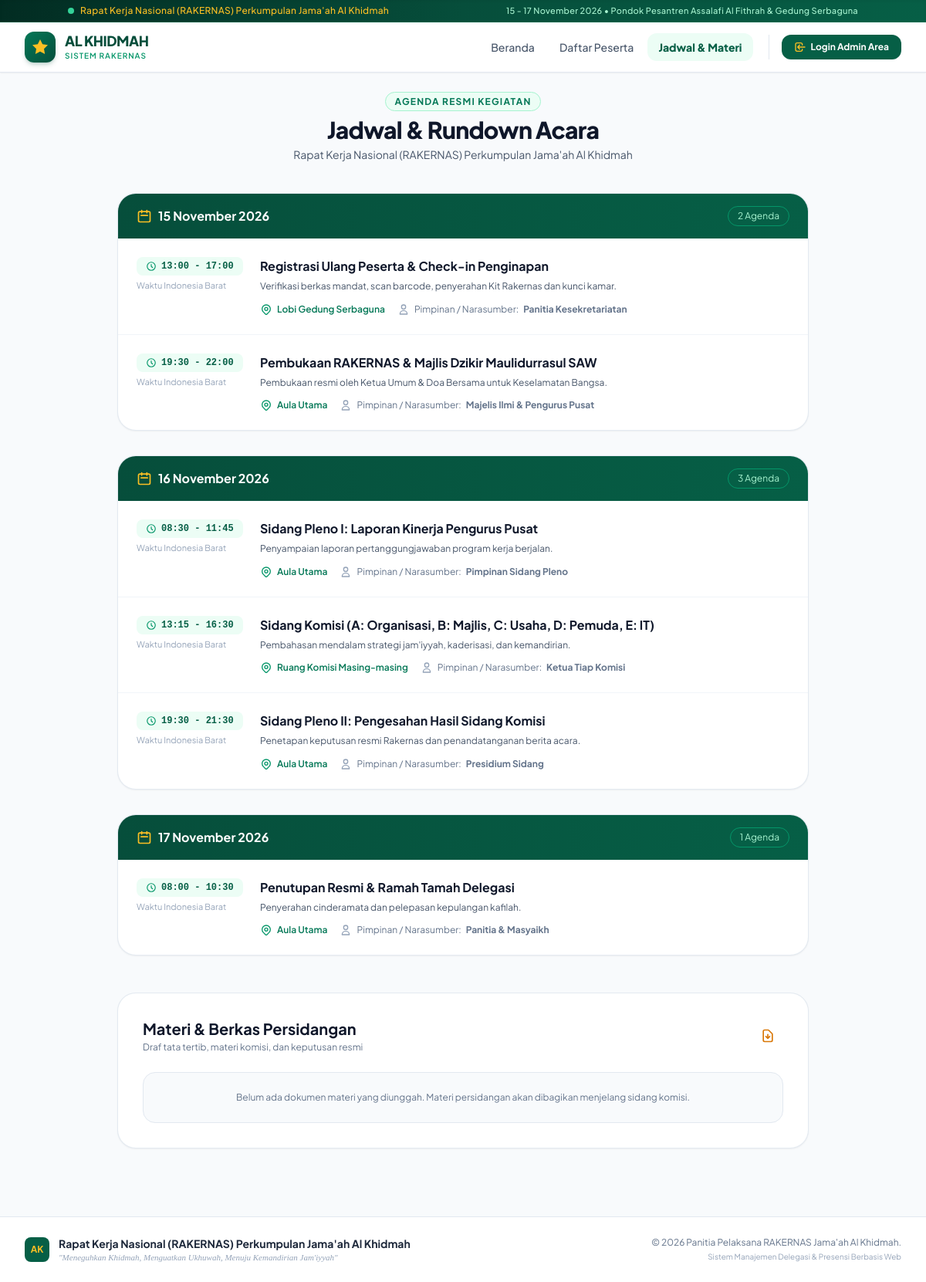
Page /rundown.php on the committed database.
### tables this page shows
CREATE TABLE `schedules` (
  `id` INT AUTO_INCREMENT PRIMARY KEY,
  `session_date` DATE NOT NULL,
  `start_time` TIME NOT NULL,
  `end_time` TIME NOT NULL,
  `title` VARCHAR(200) NOT NULL,
  `location` VARCHAR(120) NOT NULL,
  `speaker` VARCHAR(150) DEFAULT NULL,
  `description` TEXT DEFAULT NULL,
  `order_num` INT NOT NULL DEFAULT 0
);

### includes/functions.php (called while the page is built, shortened)
<?php
function clean($str) {
    return htmlspecialchars(trim($str ?? ''), ENT_QUOTES, 'UTF-8');
}
function formatTanggalIndo($dateStr, $withTime = false) {
    $bulanIndo = [
        1 => 'Januari', 'Februari', 'Maret', 'April', 'Mei', 'Juni',
        'Juli', 'Agustus', 'September', 'Oktober', 'November', 'Desember'
    ];
    $timestamp = strtotime($dateStr);
    $d = date('j', $timestamp);
    $m = $bulanIndo[(int)date('n', $timestamp)];
    $y = date('Y', $timestamp);
    $result = "{$d} {$m} {$y}";
    return $result;
}
function getSetting($key, $default = '') {
    static $settingsCache = null;
    if ($settingsCache === null) {
        $pdo = getDB();
        try {
            $stmt = $pdo->query("SELECT setting_key, setting_value FROM settings");
            $settingsCache = $stmt->fetchAll(PDO::FETCH_KEY_PAIR);
        } catch (Exception $e) {
            $settingsCache = [];
        }
    }
    return $settingsCache[$key] ?? $default;
}
function getAppLogoUrl() {
    return null;
}

### includes/auth.php (called while the page is built, shortened)
<?php
require_once __DIR__ . '/functions.php';
function isLoggedIn() {
    return !empty($_SESSION['user_id']) && !empty($_SESSION['user_role']);
}
function currentUser() {
    if (!isLoggedIn()) return null;
    return [
        'id'        => $_SESSION['user_id'],
        'username'  => $_SESSION['user_username'],
        'full_name' => $_SESSION['user_name'],
        'role'      => $_SESSION['user_role'],
        'pw_id'     => $_SESSION['user_pw_id'] ?? null,
        'pw_name'   => $_SESSION['user_pw_name'] ?? null
    ];
}

### rundown.php (the view, shortened to what this page needs)
<?php
require_once __DIR__ . '/includes/functions.php';
require_once __DIR__ . '/includes/auth.php';
$pdo = getDB();
$schedules = [];
try {
    $stmt = $pdo->query("SELECT * FROM schedules ORDER BY session_date ASC, start_time ASC");
    $all = $stmt->fetchAll();
    foreach ($all as $s) {
        $schedules[$s['session_date']][] = $s;
    }
} catch (Exception $e) {}
$materials = [];
try {
    $stmtM = $pdo->query("SELECT * FROM materials ORDER BY id DESC");
    $materials = $stmtM->fetchAll();
} catch (Exception $e) {}
require_once __DIR__ . '/includes/header.php';
?>
<div class="max-w-4xl mx-auto mb-16">
    <div class="text-center max-w-xl mx-auto mb-10">
        <span class="text-xs font-bold uppercase tracking-widest text-emerald-700 bg-emerald-50 px-3 py-1 rounded-full border border-emerald-200">
            Agenda Resmi Kegiatan
        </span>
        <h1 class="text-2xl sm:text-3xl font-extrabold text-slate-900 tracking-tight mt-2">Jadwal & Rundown Acara</h1>
        <p class="text-sm text-slate-600 mt-1">
            <?= clean(getSetting('event_name', 'RAKERNAS JAMA\'AH AL KHIDMAH')) ?>
        </p>
    </div>
    <div class="space-y-8 mb-12">
        <?php if (empty($schedules)): ?>
            <div class="bg-white p-8 rounded-3xl border border-slate-200 text-center text-slate-500">
                Belum ada jadwal yang dimasukkan oleh panitia.
            </div>
        <?php else: ?>
            <?php foreach ($schedules as $date => $items): ?>
                <div class="bg-white rounded-3xl border border-slate-200/90 shadow-sm overflow-hidden">
                    <div class="bg-gradient-to-r from-alkhidmah-900 to-alkhidmah-800 text-white px-6 py-4 flex items-center justify-between">
                        <div class="flex items-center gap-2">
                            <svg class="w-5 h-5 text-gold-400" fill="none" stroke="currentColor" viewBox="0 0 24 24"><path stroke-linecap="round" stroke-linejoin="round" stroke-width="2" d="M8 7V3m8 4V3m-9 8h10M5 21h14a2 2 0 002-2V7a2 2 0 00-2-2H5a2 2 0 00-2 2v12a2 2 0 002 2z"/></svg>
                            <h2 class="text-base font-bold"><?= formatTanggalIndo($date) ?></h2>
                        </div>
                        <span class="text-xs bg-alkhidmah-800 text-emerald-200 px-3 py-1 rounded-full border border-alkhidmah-600">
                            <?= count($items) ?> Agenda
                        </span>
                    </div>
                    <div class="divide-y divide-slate-100">
                        <?php foreach ($items as $item): ?>
                            <div class="p-6 flex flex-col sm:flex-row sm:items-start justify-between gap-4 hover:bg-slate-50/60 transition">
                                <div class="sm:w-36 flex-shrink-0">
                                    <div class="inline-flex items-center gap-1.5 px-3 py-1 rounded-lg bg-emerald-50 text-emerald-800 text-xs font-mono font-bold">
                                        <svg class="w-3.5 h-3.5 text-emerald-600" fill="none" stroke="currentColor" viewBox="0 0 24 24"><path stroke-linecap="round" stroke-linejoin="round" stroke-width="2" d="M12 8v4l3 3m6-3a9 9 0 11-18 0 9 9 0 0118 0z"/></svg>
                                        <?= substr($item['start_time'], 0, 5) ?> - <?= substr($item['end_time'], 0, 5) ?>
                                    </div>
                                    <div class="text-[11px] text-slate-400 mt-1">Waktu Indonesia Barat</div>
                                </div>
                                <div class="flex-grow">
                                    <h3 class="text-base font-bold text-slate-900"><?= clean($item['title']) ?></h3>
                                    <?php if (!empty($item['description'])): ?>
                                        <p class="text-xs text-slate-600 mt-1 leading-relaxed"><?= nl2br(clean($item['description'])) ?></p>
                                    <?php endif; ?>
                                    <div class="flex flex-wrap items-center gap-4 mt-3 text-xs text-slate-500">
                                        <span class="flex items-center gap-1.5 text-alkhidmah-700 font-semibold">
                                            <?= clean($item['location']) ?>
                                        </span>
                                        <?php if (!empty($item['speaker'])): ?>
                                            <span class="flex items-center gap-1.5">
                                                <svg class="w-4 h-4 text-slate-400" fill="none" stroke="currentColor" viewBox="0 0 24 24"><path stroke-linecap="round" stroke-linejoin="round" stroke-width="2" d="M16 7a4 4 0 11-8 0 4 4 0 018 0zM12 14a7 7 0 00-7 7h14a7 7 0 00-7-7z"/></svg>
                                                Pimpinan / Narasumber: <strong><?= clean($item['speaker']) ?></strong>
                                            </span>
                                        <?php endif; ?>
                                    </div>
                                </div>
                            </div>
                        <?php endforeach; ?>
                    </div>
                </div>
            <?php endforeach; ?>
        <?php endif; ?>
    </div>
    <div class="bg-white rounded-3xl border border-slate-200/90 shadow-sm p-6 sm:p-8">
        <div class="flex items-center justify-between mb-6">
            <div>
                <h2 class="text-xl font-bold text-slate-900">Materi & Berkas Persidangan</h2>
                <p class="text-xs text-slate-500 mt-0.5">Draf tata tertib, materi komisi, dan keputusan resmi</p>
            </div>
            <div class="w-10 h-10 rounded-xl bg-gold-50 text-gold-600 flex items-center justify-center">
                <svg class="w-5 h-5" fill="none" stroke="currentColor" viewBox="0 0 24 24"><path stroke-linecap="round" stroke-linejoin="round" stroke-width="2" d="M12 10v6m0 0l-3-3m3 3l3-3m2 8H7a2 2 0 01-2-2V5a2 2 0 012-2h5.586a1 1 0 01.707.293l5.414 5.414a1 1 0 01.293.707V19a2 2 0 01-2 2z"/></svg>
            </div>
        </div>
        <?php if (empty($materials)): ?>
            <div class="p-6 bg-slate-50 rounded-2xl border border-slate-200 text-center text-xs text-slate-500">
                Belum ada dokumen materi yang diunggah. Materi persidangan akan dibagikan menjelang sidang komisi.
            </div>
        <?php endif; ?>
    </div>
</div>
<?php require_once __DIR__ . '/includes/footer.php'; ?>

### includes/header.php (shortened to what this page needs)
<?php
require_once __DIR__ . '/functions.php';
require_once __DIR__ . '/auth.php';
$user = currentUser();
$current_page = basename($_SERVER['PHP_SELF']);
?>
<!DOCTYPE html>
<html lang="id">
<head>
    <script src="https://cdn.tailwindcss.com"></script>
    <link rel="stylesheet" href="<?= BASE_URL ?>assets/css/custom.css">
</head>
<body class="bg-slate-50 text-slate-800 antialiased min-h-screen flex flex-col">
    <div class="bg-gradient-to-r from-alkhidmah-950 via-alkhidmah-900 to-alkhidmah-800 text-gold-400 py-1.5 px-4 text-xs font-medium text-center tracking-wide border-b border-alkhidmah-700/50 flex justify-between items-center shadow-inner no-print">
        <div class="container mx-auto flex items-center justify-between">
            <span class="flex items-center gap-2">
                <span class="inline-block w-2 h-2 rounded-full bg-emerald-400 animate-pulse"></span>
                <span><?= clean(getSetting('event_name', 'RAKERNAS PERKUMPULAN JAMA\'AH AL KHIDMAH')) ?></span>
            </span>
            <span class="hidden md:inline text-emerald-200 text-[11px]">
                <?= clean(getSetting('event_date', '15 - 17 November 2026')) ?> • <?= clean(getSetting('event_location', 'Pondok Pesantren Al Fithrah')) ?>
            </span>
        </div>
    </div>
    <nav class="bg-white border-b border-slate-200 sticky top-0 z-40 shadow-sm no-print">
        <div class="max-w-7xl mx-auto px-4 sm:px-6 lg:px-8">
            <div class="flex justify-between h-16">
                <?php
                $appLogoUrl = getAppLogoUrl();
                $brandTitle = getSetting('app_brand_title', 'AL KHIDMAH');
                $brandSubtitle = getSetting('app_brand_subtitle', 'Sistem Rakernas');
                ?>
                <div class="flex items-center gap-3">
                    <a href="<?= BASE_URL ?>" class="flex items-center gap-3 group">
                        <?php if ($appLogoUrl): ?>
                            <img src="<?= $appLogoUrl ?>" alt="Logo" class="w-10 h-10 object-contain rounded-xl shadow-sm group-hover:scale-105 transition-transform">
                        <?php else: ?>
                            <div class="w-10 h-10 rounded-xl bg-gradient-to-br from-alkhidmah-700 to-alkhidmah-900 flex items-center justify-center text-white shadow-md shadow-emerald-900/20 group-hover:scale-105 transition-transform">
                                <svg class="w-6 h-6 text-gold-400" viewBox="0 0 24 24" fill="currentColor">
                                    <path d="M12 2L15.09 8.26L22 9.27L17 14.14L18.18 21.02L12 17.77L5.82 21.02L7 14.14L2 9.27L8.91 8.26L12 2Z"/>
                                </svg>
                            </div>
                        <?php endif; ?>
                        <div>
                            <div class="font-extrabold text-alkhidmah-900 text-lg leading-tight tracking-tight"><?= clean($brandTitle) ?></div>
                            <div class="text-[10px] uppercase tracking-widest font-semibold text-alkhidmah-600"><?= clean($brandSubtitle) ?></div>
                        </div>
                    </a>
                </div>
                <div class="hidden md:flex items-center gap-1 font-medium text-sm">
                    <?php if (!$user): ?>
                        <a href="<?= BASE_URL ?>index.php" class="px-3.5 py-2 rounded-xl <?= $current_page == 'index.php' ? 'text-alkhidmah-800 font-extrabold bg-alkhidmah-50' : 'text-slate-600 hover:text-alkhidmah-700 hover:bg-slate-50 font-medium' ?> transition">Beranda</a>
                        <a href="<?= BASE_URL ?>daftar_peserta.php" class="px-3.5 py-2 rounded-xl <?= $current_page == 'daftar_peserta.php' ? 'text-alkhidmah-800 font-extrabold bg-alkhidmah-50' : 'text-slate-600 hover:text-alkhidmah-700 hover:bg-slate-50 font-medium' ?> transition">Daftar Peserta</a>
                        <a href="<?= BASE_URL ?>rundown.php" class="px-3.5 py-2 rounded-xl <?= $current_page == 'rundown.php' ? 'text-alkhidmah-800 font-extrabold bg-alkhidmah-50' : 'text-slate-600 hover:text-alkhidmah-700 hover:bg-slate-50 font-medium' ?> transition">Jadwal & Materi</a>
                        <div class="ml-4 pl-4 border-l border-slate-200">
                            <a href="<?= BASE_URL ?>login.php" class="inline-flex items-center gap-1.5 px-4 py-2 rounded-xl bg-alkhidmah-800 text-white font-bold hover:bg-alkhidmah-900 transition shadow-sm text-xs">
                                <svg class="w-4 h-4 text-gold-400" fill="none" stroke="currentColor" viewBox="0 0 24 24"><path stroke-linecap="round" stroke-linejoin="round" stroke-width="2" d="M11 16l-4-4m0 0l4-4m-4 4h14m-5 4v1a3 3 0 01-3 3H6a3 3 0 01-3-3V7a3 3 0 013-3h7a3 3 0 013 3v1"/></svg>
                                <span>Login Admin Area</span>
                            </a>
                        </div>
                    <?php endif; ?>
                </div>
            </div>
        </div>
    </nav>
    <main class="flex-grow">
        <div class="max-w-7xl mx-auto px-4 sm:px-6 lg:px-8 py-6">

### includes/footer.php (shortened to what this page needs)
        </div>
    </main>
    <footer class="bg-white border-t border-slate-200 mt-auto text-slate-500 text-xs no-print">
        <div class="max-w-7xl mx-auto px-4 sm:px-6 lg:px-8 py-6">
            <div class="flex flex-col md:flex-row justify-between items-center gap-4 text-center md:text-left">
                <div class="flex items-center gap-3">
                    <div class="w-8 h-8 rounded-lg bg-alkhidmah-800 flex items-center justify-center text-gold-400 font-bold text-xs">
                        AK
                    </div>
                    <div>
                        <div class="font-bold text-slate-800 text-sm"><?= clean(getSetting('event_name', 'RAKERNAS PERKUMPULAN JAMA\'AH AL KHIDMAH')) ?></div>
                        <div class="text-[11px] text-slate-400 font-serif italic">"Meneguhkan Khidmah, Menguatkan Ukhuwah, Menuju Kemandirian Jam'iyyah"</div>
                    </div>
                </div>
                <div class="text-right">
                    <p>&copy; <?= date('Y') ?> Panitia Pelaksana RAKERNAS Jama'ah Al Khidmah.</p>
                    <p class="text-[10px] text-slate-400 mt-0.5">Sistem Manajemen Delegasi & Presensi Berbasis Web</p>
                </div>
            </div>
        </div>
    </footer>
</body>
</html>

### assets/css/custom.css (style rules this page uses)
body { font-family: 'Plus Jakarta Sans', -apple-system, BlinkMacSystemFont, "Segoe UI", Roboto, sans-serif; -webkit-print-color-adjust: exact !important; print-color-adjust: exact !important; }

### rows in the picture
schedules: start_time "13:00", end_time "17:00", title "Registrasi Ulang Peserta & Check-in Penginapan", description "Verifikasi berkas mandat, scan barcode, penyerahan Kit Rakernas dan kunci kamar.", location "Lobi Gedung Serbaguna", speaker "Panitia Kesekretariatan"
schedules: start_time "19:30", end_time "22:00", title "Pembukaan RAKERNAS & Majlis Dzikir Maulidurrasul SAW", description "Pembukaan resmi oleh Ketua Umum & Doa Bersama untuk Keselamatan Bangsa.", location "Aula Utama", speaker "Majelis Ilmi & Pengurus Pusat"
schedules: start_time "08:30", end_time "11:45", title "Sidang Pleno I: Laporan Kinerja Pengurus Pusat", description "Penyampaian laporan pertanggungjawaban program kerja berjalan.", location "Aula Utama", speaker "Pimpinan Sidang Pleno"
schedules: start_time "13:15", end_time "16:30", title "Sidang Komisi (A: Organisasi, B: Majlis, C: Usaha, D: Pemuda, E: IT)", description "Pembahasan mendalam strategi jam'iyyah, kaderisasi, dan kemandirian.", location "Ruang Komisi Masing-masing", speaker "Ketua Tiap Komisi"
schedules: start_time "19:30", end_time "21:30", title "Sidang Pleno II: Pengesahan Hasil Sidang Komisi", description "Penetapan keputusan resmi Rakernas dan penandatanganan berita acara.", location "Aula Utama", speaker "Presidium Sidang"
schedules: start_time "08:00", end_time "10:30", title "Penutupan Resmi & Ramah Tamah Delegasi", description "Penyerahan cinderamata dan pelepasan kepulangan kafilah.", location "Aula Utama", speaker "Panitia & Masyaikh"

### other values in the picture
getSetting('event_name', 'RAKERNAS PERKUMPULAN JAMA\'AH AL KHIDMAH') "Rapat Kerja Nasional (RAKERNAS) Perkumpulan Jama'ah Al Khidmah"
getSetting('event_date', '15 - 17 November 2026') "15 - 17 November 2026"
getSetting('event_location', 'Pondok Pesantren Al Fithrah') "Pondok Pesantren Assalafi Al Fithrah & Gedung Serbaguna"
$brandTitle "AL KHIDMAH"
$brandSubtitle "SISTEM RAKERNAS"
getSetting('event_name', 'RAKERNAS JAMA\'AH AL KHIDMAH') "Rapat Kerja Nasional (RAKERNAS) Perkumpulan Jama'ah Al Khidmah"
formatTanggalIndo($date) "15 November 2026"
count($items) "2"
formatTanggalIndo($date) "16 November 2026"
count($items) "3"
formatTanggalIndo($date) "17 November 2026"
count($items) "1"
